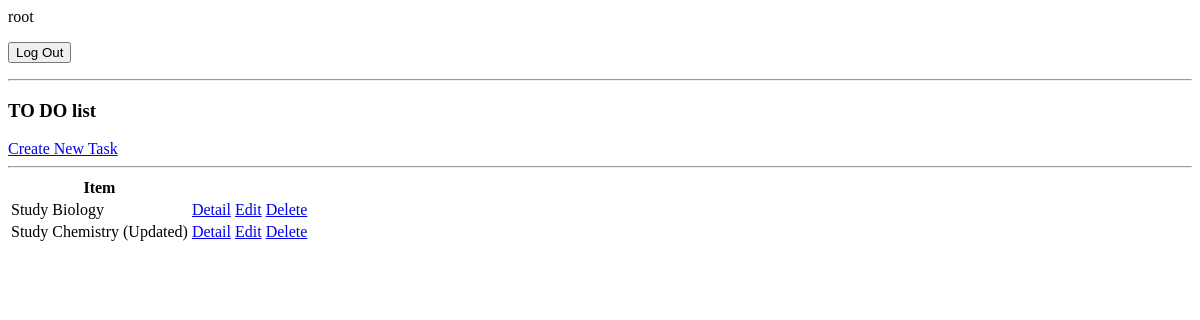
The app's page / (signed in), older data.
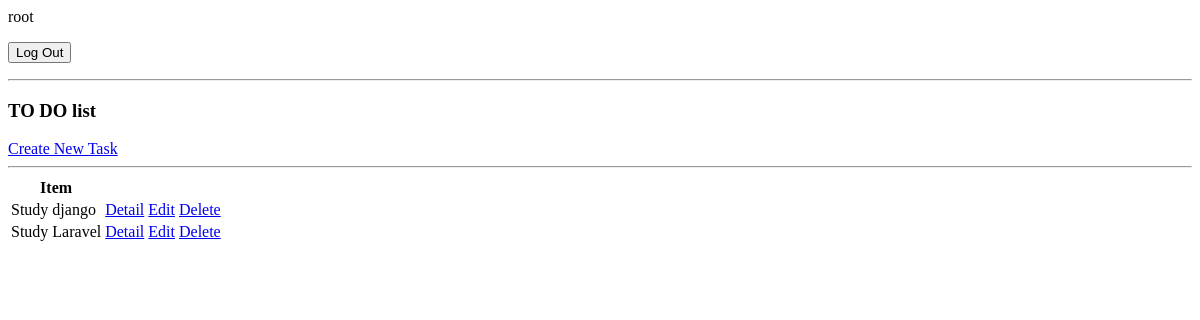
The same page, newer data.
### base/models.py (models this page shows, shortened)
class Task(models.Model):
    user = models.ForeignKey(
        User, on_delete=models.CASCADE, null=True, blank=True)
    title = models.CharField(max_length=100)
    description = models.TextField(null=True, blank=True)
    complete = models.BooleanField(default=False)
    created = models.DateTimeField(auto_now_add=True)
    class Meta:
        ordering = ['complete']

### base/views.py (the view)
# urls.py: path('', TaskList.as_view(), name='task-list'),
class TaskList(LoginRequiredMixin, ListView):
    model = Task
    context_object_name = 'tasks'
    def get_context_data(self, **kwargs):
        context = super().get_context_data(**kwargs)
        context['tasks'] = context['tasks'].filter(user=self.request.user)
        context['count'] = context['tasks'].filter(complete=False).count()
        return context

### base/templates/base/task_list.html (shortened to what this page needs)
{% if request.user.is_authenticated %}
  <p>{{request.user}}</p>
{% else %}
  <a href="{% url 'user-login' %}">Login</a>
{% endif %}
{% if request.user.is_authenticated %}
<form action="{% url 'user-logout' %}" method="post">
  <button type="submit">Log Out</button>
</form>
{% else %}
<a href="{% url 'user-login' %}">Log In</a>
{% endif %}
<hr />
<h3>TO DO list</h3>
<a href="{% url 'task-create' %}">Create New Task</a>
<hr />
<table>
  <tr>
    <th>Item</th>
  </tr>
  {% for task in tasks %}
  <tr>
    <td>{{task.title}}</td>
    <td><a href="{% url 'task-detail' task.id %}">Detail</a></td>
    <td><a href="{% url 'task-update' task.id %}">Edit</a></td>
    <td><a href="{% url 'task-delete' task.id %}">Delete</a></td>
  </tr>
  {% empty %}
  <h3>NO TASKS</h3>
  {% endfor %}
</table>

Row changes from the older to the newer data that the page shows:
changed Task: title "Study Biology" → "Study django"
changed Task: title "Study Chemistry (Updated)" → "Study Laravel"
